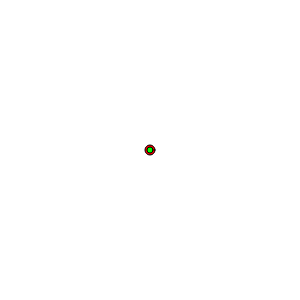
Frame 1 (no input)
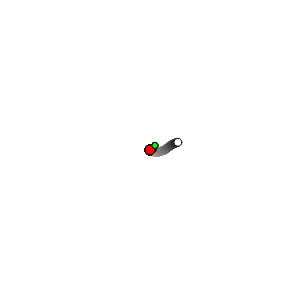
Frame 60 (no input)
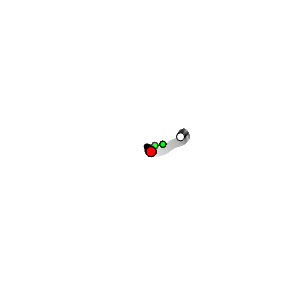
Frame 120 (the mouse pressed at the canvas centre since frame 60)

The p5.js sketch that drew these frames (run headless with seeded random() and noise() and a simulated clock; from frame 60 on, the mouse is pressed at the canvas centre):

// p5.js sketch
// ── sketch.js
var pos0;
var pos1;
var pos2;
var pos3;
var stepScale = 5.0;

// 函数setup() ：准备阶段
function setup() {
	createCanvas(300,300);
	pos0 = createVector(width/2,height/2);
	pos1 = createVector(width/2,height/2);
	pos2 = createVector(width/2,height/2);
	pos3 = createVector(width/2,height/2);
}

var LeftTime = 0.1;
var DT = 0.01;
// 函数draw()：作画阶段
function draw() {
	fill(255,5);// 填充白色
	rect(-1,-1,width+2,height+2);

	// noise walk
	var tNow = millis()/1000;
	pos0.x += map(noise(10000+tNow),0,1,-1,1);
	pos0.y += map(noise(tNow),0,1,-1,1);

	pos1.x += random(-1,1);
	pos1.y += random(-1,1);

	if(random()<0.01)
	{
		pos2.x += 5*random(-1,1);
		pos2.y += 5*random(-1,1);
	}

	LeftTime -= DT;
	if(LeftTime<=0)
	{
		// 按照泊松分布重新生成LeftTime
		LeftTime = 1; // 替换用用泊松分布生成随机数

		// 执行要发生的事件
		pos3.x += 15*random(-1,1);
		pos3.y += 15*random(-1,1);
	}
	
	// wrap on the canvas
	pos0 = wrapOnCanvas(pos0);
	pos1 = wrapOnCanvas(pos1);
	pos2 = wrapOnCanvas(pos2);
	pos3 = wrapOnCanvas(pos3);

	fill(255);
	stroke(0);
	ellipse(pos0.x,pos0.y,8,8);
	fill(0);
	ellipse(pos1.x,pos1.y,5,5);
	fill(255,0,0);
	ellipse(pos2.x,pos2.y,10,10);
	fill(0,255,0);
	ellipse(pos3.x,pos3.y,6,6);
}

function poissionRandomN1(lamda)
{

}

function wrapOnCanvas(p)
{
	if(p.x<0)
	{
		p.x += width;
	}
	else if(p.x>width)
	{
		p.x -=width;
	}
	if(p.y<0)
	{
		p.y += height;
	}
	else if(p.y>height)
	{
		p.y -= height;
	}

	return p;
}
